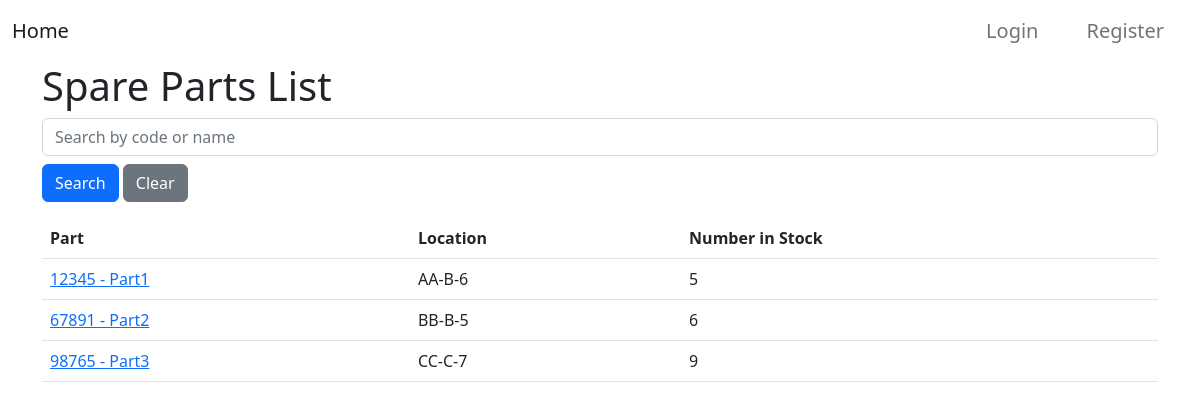
Page /parts/list/ on the earlier database version.
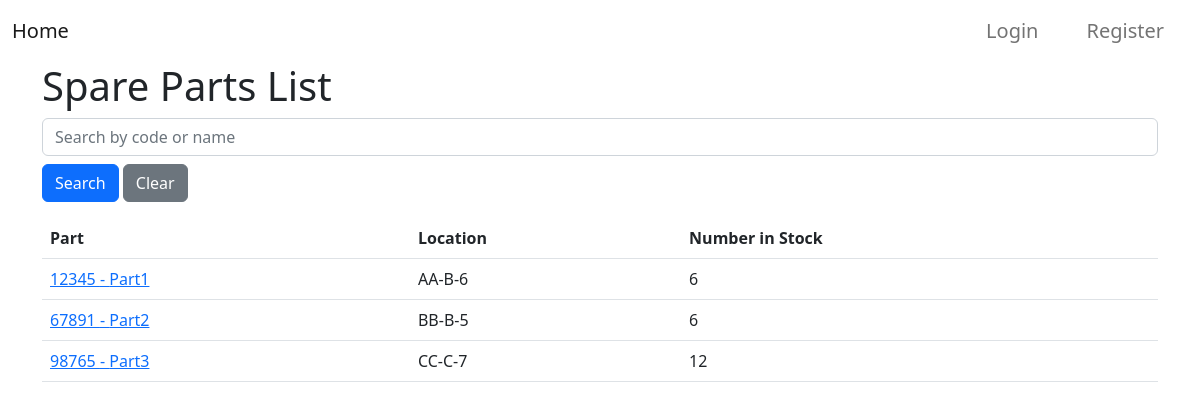
Same page on the later database version.
### parts/models.py (models this page shows, shortened)
class Part(models.Model):
    code = models.CharField(max_length=50, unique=True)
    name = models.CharField(max_length=100)
    num_in_stock = models.PositiveIntegerField(default=0)
    low_stock_warning = models.PositiveIntegerField(default=0)
    location = models.CharField(max_length=10, help_text="Format: AB-A-5")

### parts/views.py (the view)
# urls.py: path('list/', PartListView.as_view(), name='parts-list'),
class PartListView(ListView):
    model = Part
    context_object_name = 'parts'
    def get_queryset(self):
        queryset = super().get_queryset()
        search_value = self.request.GET.get('searchVal', '')
        if search_value:
            queryset = queryset.filter(Q(code__icontains=search_value) | Q(name__icontains=search_value))
        return queryset
    def get_context_data(self, **kwargs):
        context = super().get_context_data(**kwargs)
        context['search_value'] = self.request.GET.get('searchVal', '')
        return context

### parts/templates/parts/part_list.html
{% extends "parts/base.html" %}
{% block content %}
    <h1>Spare Parts List</h1>
    <form method="get" class="mb-3">
        <input type="text" name="searchVal" class="form-control" placeholder="Search by code or name" value="{{ search_value }}">
        <button type="submit" class="btn btn-primary mt-2">Search</button>
        <a href="{% url 'parts-list' %}" class="btn btn-secondary mt-2">Clear</a>
    </form>
    <table class="table">
        <thead>
            <tr>
                <th>Part</th>
                <th>Location</th>
                <th>Number in Stock</th>
            </tr>
        </thead>
        <tbody>
            {% if parts %}
                {% for part in parts %}
                    <tr>
                        <td><a href="{% url 'part-detail' part.id %}">{{ part.code }} - {{ part.name }}</a></td>
                        <td>{{ part.location }}</td>
                        <td>{{ part.num_in_stock }}</td>
                    </tr>
                {% endfor %}
            {% else %}
                <tr>
                    <td colspan="3">No parts found...</td>
                </tr>
            {% endif %}
        </tbody>
    </table>
{% endblock content %}

### parts/templates/parts/base.html (shortened to what this page needs)
<!DOCTYPE html>
<html lang="en">
<head>
    <link href="https://cdn.jsdelivr.net/npm/bootstrap@5.2.3/dist/css/bootstrap.min.css" rel="stylesheet">
</head>
<body>
    <nav class="navbar navbar-expand-lg navbar-light" id="menu">
        <div class="container-fluid">
            <a class="navbar-brand" href="{% url 'parts-home' %}">Home</a>
            <div class="collapse navbar-collapse justify-content-end" id="navbarNavDropdown">
                <ul class="navbar-nav">
                    {% if user.is_authenticated %}
                        <span class="navbar-text mx-2 fs-5">Hello, {{ user.username }} ( {{ user.profile.get_user_group_display  }})</span>
                        <li class="nav-item mx-3">
                            <a class="nav-link fs-5" href="{% url 'parts-home' %}">Dashboard</a>
                        </li>
                        <li class="nav-item mx-3">
                            <a class="nav-link fs-5" href="{% url 'parts-list' %}">Parts</a>
                        </li>
                        <li class="nav-item mx-3">
                            <a class="nav-link fs-5" href="{% url 'low-stock' %}">Low Stock</a>
                        </li>
                        <form method="POST" action="{% url 'logout' %}" class="form-inline nav-item d-flex align-items-center">
                            {% csrf_token %}
                            <button type="submit" class="btn btn-logout nav-link btn-light text-dark mx-2">
                                Logout
                            </button>
                        </form>
                    {% else %}
                        <li class="nav-item mx-3">
                            <a class="nav-link fs-5" href="{% url 'login' %}">Login</a>
                        </li>
                        <li class="nav-item mx-3">
                            <a class="nav-link fs-5" href="{% url 'register' %}">Register</a>
                        </li>
                    {% endif %}
                </ul>
            </div>
        </div>
    </nav>
    <div class="container">
        {% block content %}{% endblock %}
    </div>
</body>
</html>

Differences in the rows shown:
changed Part "Part1": num_in_stock "5" → "6"
changed Part "Part3": num_in_stock "9" → "12"
